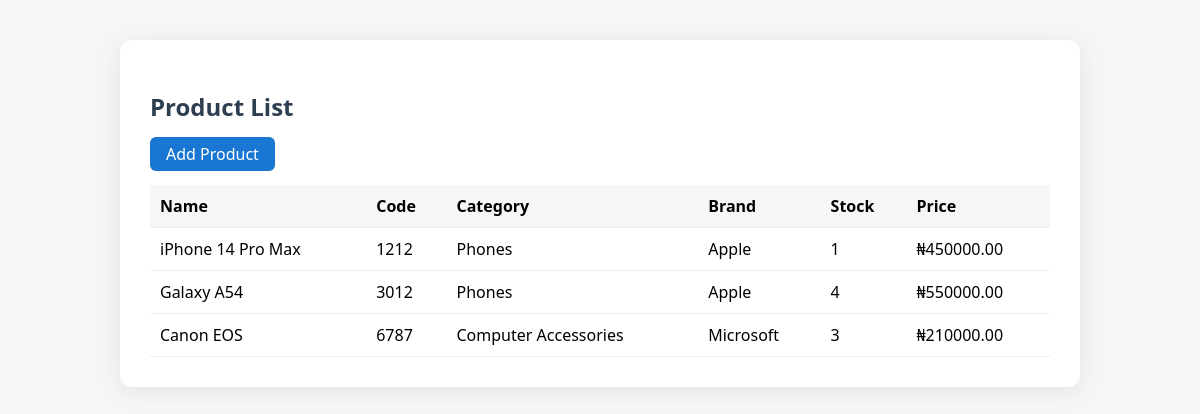
Screenshot of /inventory/products/ with the database file from the repository.
### inventory/models.py (models this page shows, shortened)
class Product(models.Model):
    name = models.CharField(max_length=255)
    code = models.CharField(max_length=100)
    description = models.TextField(blank=True, null=True)
    category = models.CharField(max_length=50, choices=CATEGORY_CHOICES)
    brand = models.CharField(max_length=50, choices=BRAND_CHOICES)
    barcode_symbology = models.CharField(max_length=255)
    barcode_image = models.ImageField(upload_to='barcodes/', blank=True, null=True)
    product_cost = models.DecimalField(max_digits=10, decimal_places=2)
    price = models.DecimalField(max_digits=10, decimal_places=2)
    product_unit = models.IntegerField(default=1)
    sales_unit = models.IntegerField(default=1)
    purchase_unit = models.IntegerField(default=1)
    quantity = models.IntegerField()
    order_tax = models.PositiveIntegerField(help_text="Percentage (%)")
    tax_type = models.CharField(max_length=20, choices=TAX_CHOICES)
    notes = models.TextField(blank=True, null=True)
    image = models.ImageField(upload_to='product_images/', blank=True, null=True)

### inventory/views.py (the view)
# urls.py: path('products/', views.product_list, name='product_list'),
def product_list(request):
    products = Product.objects.all()
    return render(request, 'inventory/product_list.html', {'products': products})

### pos/context_processors.py (called while the page is built)
def ui_settings_context(request):  # ✅ Rename to match settings.py
    return {
        'ui_settings': UISettings.objects.first()
    }

def country_list(request):
    countries = Country.objects.all()
    return {'countries': countries}

### inventory/templates/inventory/product_list.html (shortened to what this page needs)
<!DOCTYPE html>
<html>
<head>
</head>
<body>
    <div class="container">
        <h2>Product List</h2>
        <a class="button" href="{% url 'inventory:add_product' %}">Add Product</a>
        <table>
            <tr>
                <th>Name</th>
                <th>Code</th>
                <th>Category</th>
                <th>Brand</th>
                <th>Stock</th>
                <th>Price</th>
            </tr>
            {% for product in products %}
            <tr>
                <td>{{ product.name }}</td>
                <td>{{ product.code }}</td>
                <td>{{ product.category }}</td>
                <td>{{ product.brand }}</td>
                <td>{{ product.quantity }}</td>
                <td>₦{{ product.price }}</td>
            </tr>
            {% empty %}
            <tr><td colspan="6">No products found.</td></tr>
            {% endfor %}
        </table>
    </div>
</body>
</html>

### inventory/templates/inventory/product_list.html (style rules this page uses)
body { font-family: 'Segoe UI', Tahoma, Geneva, Verdana, sans-serif; background: #f4f6f8; }
.container { background: #fff; margin: 40px auto; padding: 30px; border-radius: 12px; box-shadow: 0 4px 24px rgba(0,0,0,0.08); width: 900px; }
h2 { color: #2d3e50; }
table { width: 100%; border-collapse: collapse; margin-top: 20px; }
th, td { padding: 10px; border-bottom: 1px solid #eee; text-align: left; }
th { background: #f4f6f8; }
a.button { background: #1976d2; color: #fff; padding: 6px 16px; border-radius: 6px; text-decoration: none; }

### rows the page displays
Product: name "iPhone 14 Pro Max", code "1212", category "Phones", brand "Apple", quantity "1", price "450000.00"
Product: name "Galaxy A54", code "3012", category "Phones", brand "Apple", quantity "4", price "550000.00"
Product: name "Canon EOS", code "6787", category "Computer Accessories", brand "Microsoft", quantity "3", price "210000.00"
